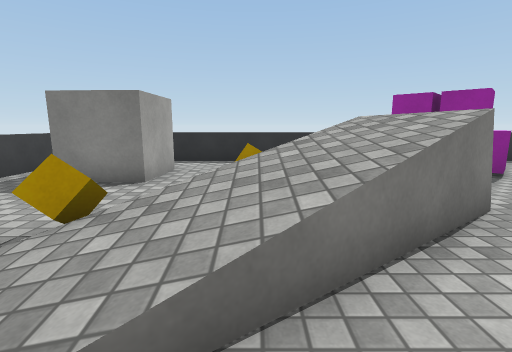
View 1 (above)

18 first-person views from a walk through a Unity game level. The camera is 1.2 m above the floor, tilts 10° down and sees 85° across. The floor is counted in squares, 1 m on a side. Each view is taken from the middle of a square. On the plan, view 1 faces up. The plan holds only what a view shows up to about 13 squares ahead; the rest is blank. The player is left out. Surface patterns are stand-ins for the level's own textures.

View 2
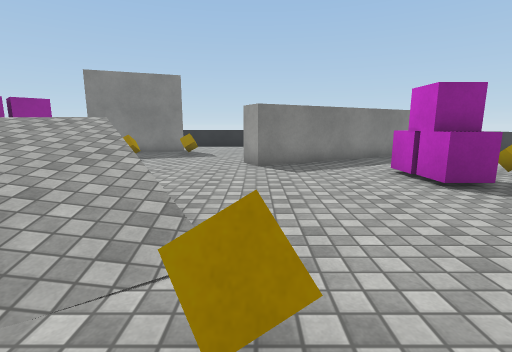

View 3
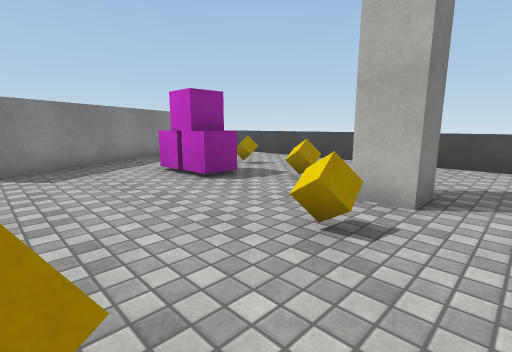

View 4
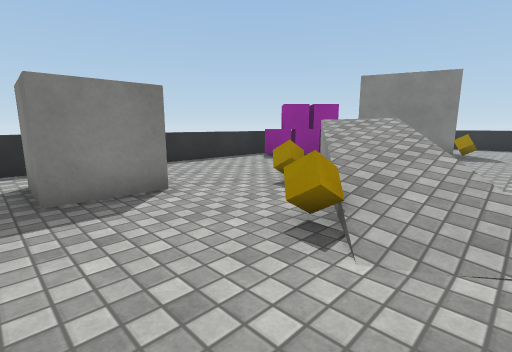

View 5
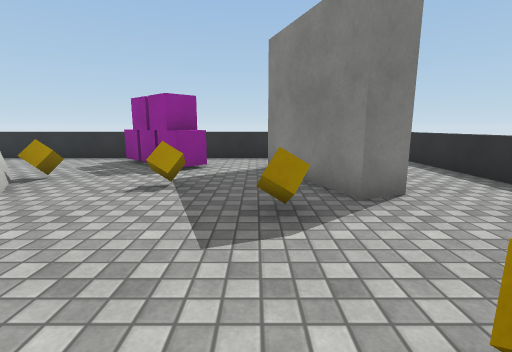

View 6
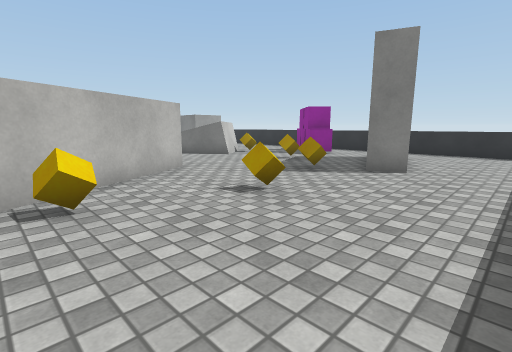

View 7
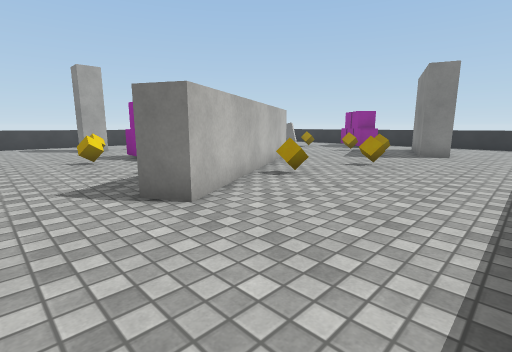

View 8
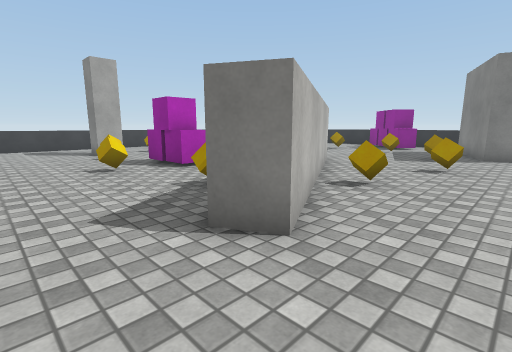

View 9
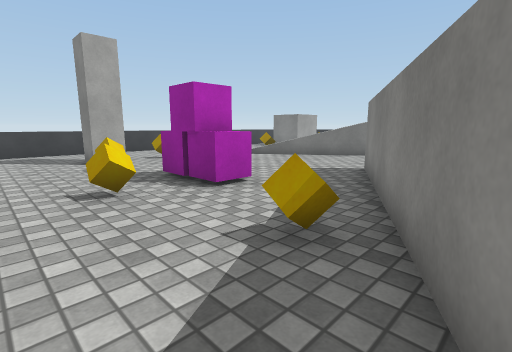

View 10
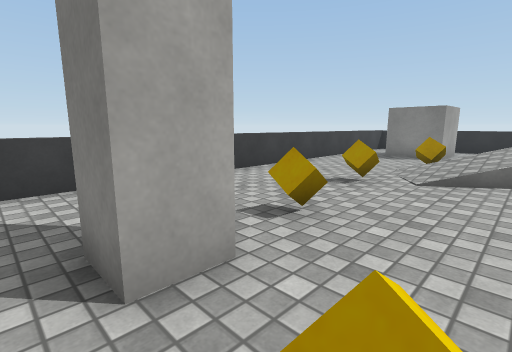

View 11
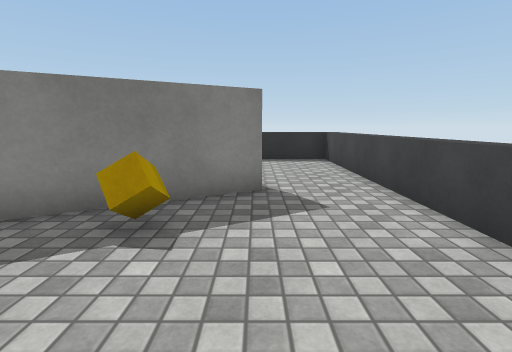

View 12
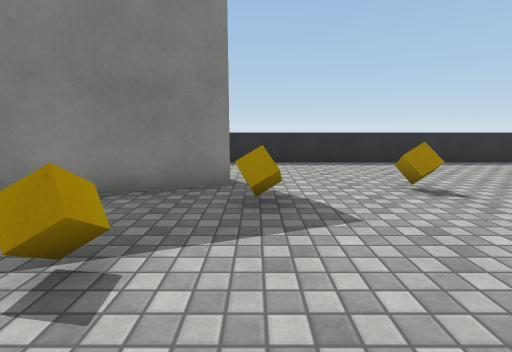

View 13
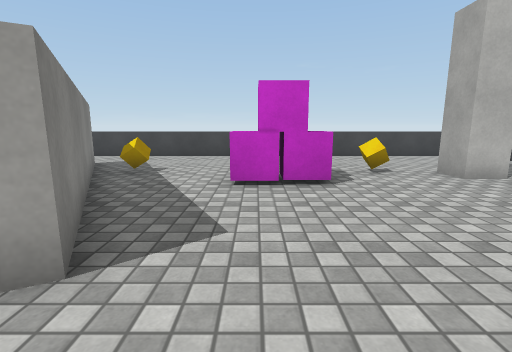

View 14
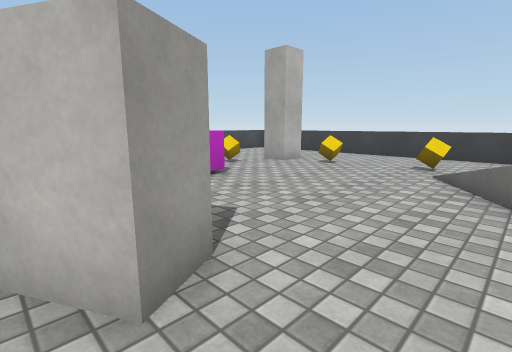

View 15
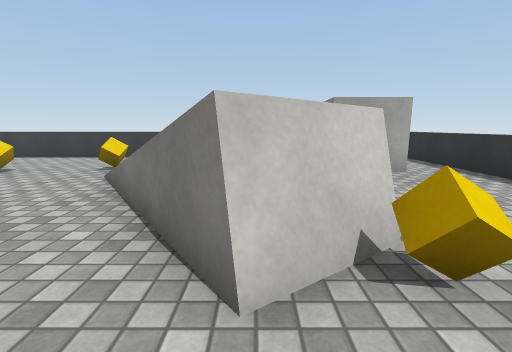

View 16
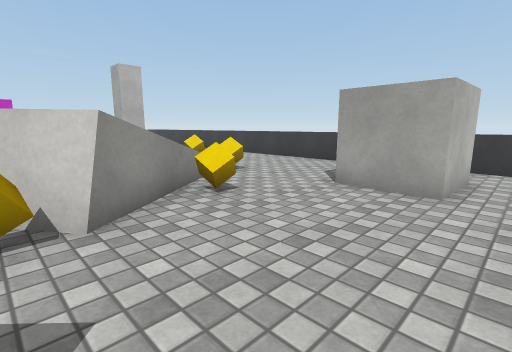

View 17
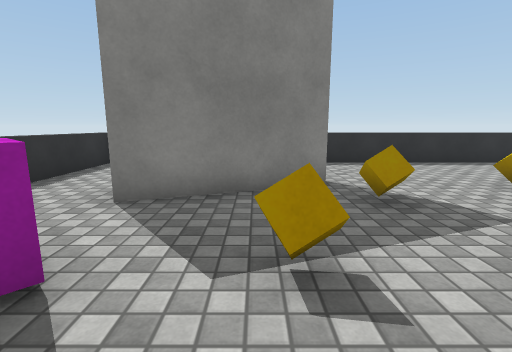

View 18
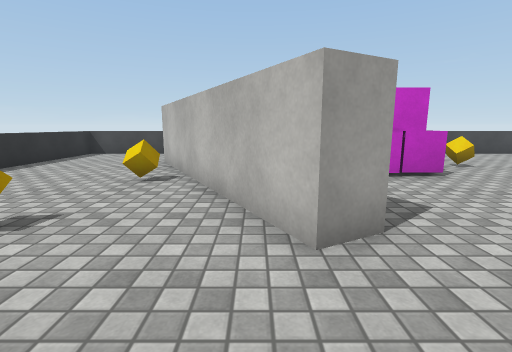

### Floor plan
Key: @ floor where view 1 was taken; # wall or solid block; . main floor; : floor 1 m higher than the main floor; / step, stairs or slope; = window, fence, low wall or low ledge; ^ raised ledge; C cube.
Columns run from 6 left of view 1 to 14 right of it. Each row starts with its distance up from view 1.
 10 #=========##========
  9 =.........CC........^
  8 =.CCC.....CCC.......^
  7 =.CC.......CC..#....^
  6 =.CC...........# ...^
  5 =.....C##C..C..##...^
  4 =.....==##......#...^
  3 =...C///:.....C.....^
  2 =...////............^
  1 =..../..............^
  0 =..C..@....##..C....^
 -1 =..........##.......^
 -2 =...........##......^
 -3 =...C.......##.C....^
 -4 =.......CC...##.....^
 -5 =...#.C.CC...##.....^
 -6 =........C..C.##....^
 -7 =.............##....^
 -8 =...................^
 -9  ...................^
-10  ===================^

Where each view was taken, in squares from view 1:
view 1: 0 up, 0 right, facing up
view 2: 0 up, 4 left, facing right
view 3: 0 up, 4 left, facing down-right
view 4: 1 up, 5 left, facing up-right
view 5: 1 down, 8 right, facing up
view 6: 4 down, 13 right, facing up-left
view 7: 9 down, 13 right, facing up-left
view 8: 9 down, 11 right, facing up-left
view 9: 8 down, 8 right, facing up-left
view 10: 6 down, 0 right, facing up-left
view 11: 7 down, 3 right, facing right
view 12: 3 up, 4 right, facing right
view 13: 2 up, 3 right, facing down
view 14: 2 up, 6 right, facing down-left
view 15: 4 up, 5 right, facing left
view 16: 9 up, 3 right, facing down-left
view 17: 5 up, 4 right, facing right
view 18: 3 up, 6 right, facing down
